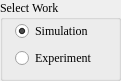
   <widget class="QGroupBox" name="groupBox_14">
    <property name="geometry">
     <rect>
      <x>1010</x>
      <y>250</y>
      <width>121</width>
      <height>81</height>
     </rect>
    </property>
    <property name="font">
     <font>
      <family>Times New Roman</family>
     </font>
    </property>
    <property name="title">
     <string>Select Work</string>
    </property>
    <widget class="QWidget" name="layoutWidget">
     <property name="geometry">
      <rect>
       <x>15</x>
       <y>20</y>
       <width>84</width>
       <height>50</height>
      </rect>
     </property>
     <layout class="QVBoxLayout" name="verticalLayout_9">
      <item>
       <widget class="QRadioButton" name="radioButton_Simulation">
        <property name="font">
         <font>
          <family>Times New Roman</family>
         </font>
        </property>
        <property name="text">
         <string>Simulation</string>
        </property>
        <property name="checked">
         <bool>true</bool>
        </property>
       </widget>
      </item>
      <item>
       <widget class="QRadioButton" name="radioButton_Experiment">
        <property name="font">
         <font>
          <family>Times New Roman</family>
         </font>
        </property>
        <property name="styleSheet">
         <string notr="true"/>
        </property>
        <property name="text">
         <string>Experiment</string>
        </property>
        <property name="checked">
         <bool>false</bool>
        </property>
       </widget>
      </item>
     </layout>
    </widget>
   </widget>
